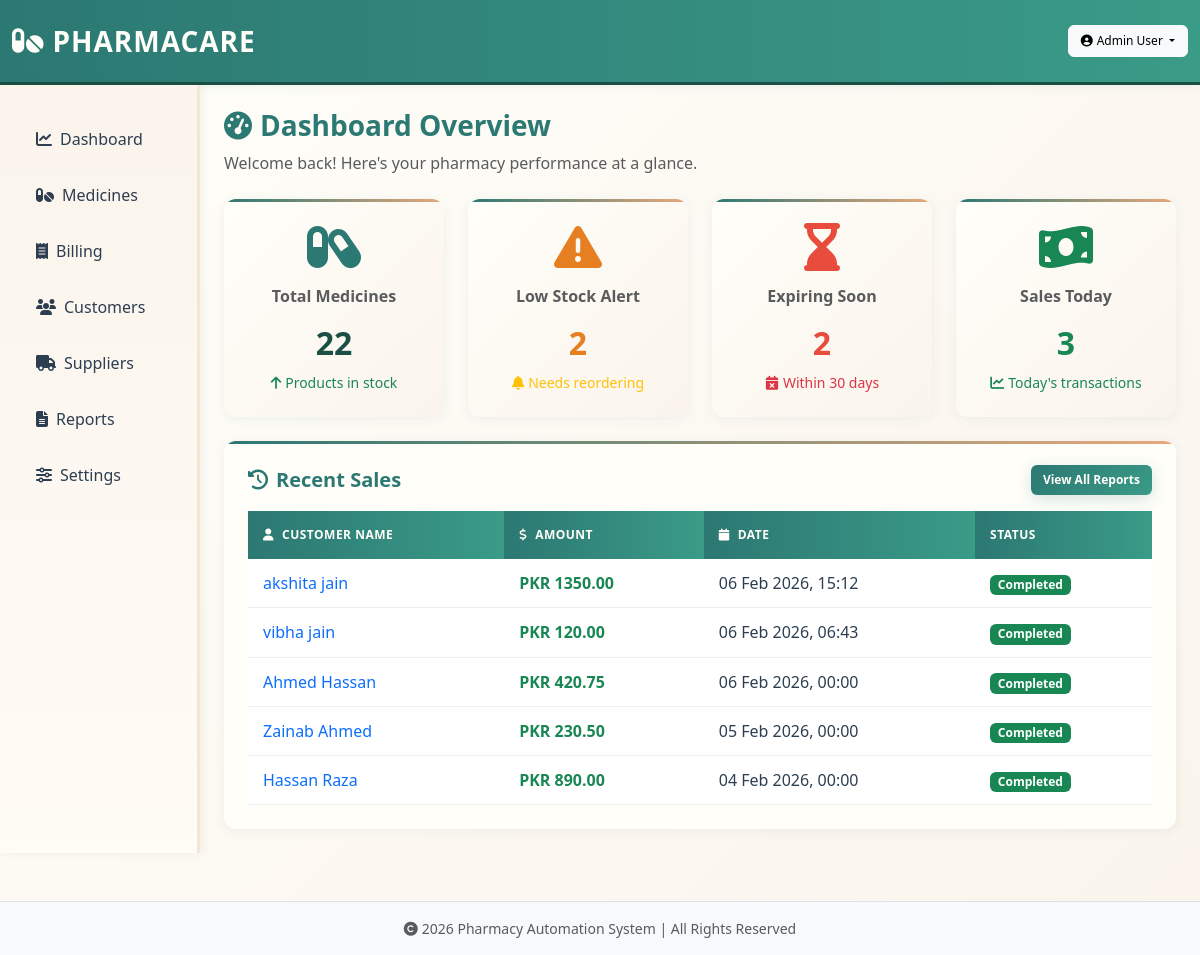
The page /dashboard (signed in) on the database its author committed.
### app.py (models this page shows)
class Sale(db.Model):
    id = db.Column(db.Integer, primary_key=True)
    customer_name = db.Column(db.String(200))
    total = db.Column(db.Float, default=0.0)
    date = db.Column(db.DateTime, default=datetime.utcnow)

### app.py (the view)
@app.route('/dashboard')
@login_required()
def dashboard():
    try:
        total_medicines = Medicine.query.count()
        low_stock = Medicine.query.filter(Medicine.quantity <= Medicine.reorder_level).count()
        today = datetime.utcnow().date()
        upcoming_expiry = Medicine.query.filter(
            Medicine.expiry_date <= today + timedelta(days=30)
        ).count()
        sales_today = Sale.query.filter(
            Sale.date >= datetime.combine(today, datetime.min.time())
        ).count()
        recent_sales = Sale.query.order_by(Sale.date.desc()).limit(5).all()
        return render_template('dashboard.html',
                             total_medicines=total_medicines,
                             low_stock=low_stock,
                             upcoming_expiry=upcoming_expiry,
                             sales_today=sales_today,
                             recent_sales=recent_sales)
    except Exception as e:
        flash(f'Dashboard error: {str(e)}', 'danger')
        return render_template('dashboard.html',
                             total_medicines=total_medicines,
                             low_stock=low_stock,
                             upcoming_expiry=upcoming_expiry,
                             sales_today=sales_today,
                             recent_sales=recent_sales)

### app.py (called while the page is built)
def login_required(role=None):
    def decorator(f):
        @wraps(f)
        def wrapped(*args, **kwargs):
            if 'user_id' not in session:
                flash('Please login first', 'warning')
                return redirect(url_for('login'))
            if role and session.get('role') not in role:
                flash('Access denied. Insufficient permissions.', 'danger')
                return redirect(url_for('dashboard'))
            return f(*args, **kwargs)
        return wrapped
    return decorator

@app.context_processor
def inject_logo():
    logo_path = None
    try:
        for f in os.listdir(IMG_DIR):
            if f.startswith('logo'):
                logo_path = os.path.join('static', 'images', f).replace('\\', '/')
                break
    except Exception:
        logo_path = None
    return dict(logo=logo_path)

### templates/dashboard.html (shortened to what this page needs)
{% extends 'base.html' %}
{% block content %}
<div class="mb-4">
  <h3><i class="fas fa-tachometer-alt me-2 text-teal"></i>Dashboard Overview</h3>
  <p class="text-muted">Welcome back! Here's your pharmacy performance at a glance.</p>
</div>
<div class="row g-4 mb-4">
  <div class="col-md-3">
    <div class="card p-4 text-center dashboard-card">
      <div class="card-icon mb-3">
        <i class="fas fa-capsules fa-3x text-teal"></i>
      </div>
      <h6 class="text-muted mb-2">Total Medicines</h6>
      <h3 class="fw-bold">{{ total_medicines }}</h3>
      <small class="text-success"><i class="fas fa-arrow-up me-1"></i>Products in stock</small>
    </div>
  </div>
  <div class="col-md-3">
    <div class="card p-4 text-center dashboard-card warning-card">
      <div class="card-icon mb-3">
        <i class="fas fa-exclamation-triangle fa-3x" style="color: #e67e22;"></i>
      </div>
      <h6 class="text-muted mb-2">Low Stock Alert</h6>
      <h3 class="fw-bold" style="color: #e67e22;">{{ low_stock }}</h3>
      <small class="text-warning"><i class="fas fa-bell me-1"></i>Needs reordering</small>
    </div>
  </div>
  <div class="col-md-3">
    <div class="card p-4 text-center dashboard-card danger-card">
      <div class="card-icon mb-3">
        <i class="fas fa-hourglass-end fa-3x" style="color: #e74c3c;"></i>
      </div>
      <h6 class="text-muted mb-2">Expiring Soon</h6>
      <h3 class="fw-bold" style="color: #e74c3c;">{{ upcoming_expiry }}</h3>
      <small class="text-danger"><i class="fas fa-calendar-times me-1"></i>Within 30 days</small>
    </div>
  </div>
  <div class="col-md-3">
    <div class="card p-4 text-center dashboard-card success-card">
      <div class="card-icon mb-3">
        <i class="fas fa-money-bill-wave fa-3x text-success"></i>
      </div>
      <h6 class="text-muted mb-2">Sales Today</h6>
      <h3 class="fw-bold text-success">{{ sales_today }}</h3>
      <small class="text-success"><i class="fas fa-chart-line me-1"></i>Today's transactions</small>
    </div>
  </div>
</div>
<div class="card p-4 mt-4">
  <div class="d-flex justify-content-between align-items-center mb-3">
    <h5 class="mb-0"><i class="fas fa-history me-2"></i>Recent Sales</h5>
    <a href="/reports" class="btn btn-sm btn-teal">View All Reports</a>
  </div>
  {% if recent_sales %}
  <div class="table-responsive">
    <table class="table table-hover mb-0">
      <thead>
        <tr>
          <th><i class="fas fa-user me-2"></i>Customer Name</th>
          <th><i class="fas fa-dollar-sign me-2"></i>Amount</th>
          <th><i class="fas fa-calendar me-2"></i>Date</th>
          <th>Status</th>
        </tr>
      </thead>
      <tbody>
        {% for s in recent_sales %}
        <tr class="sale-row">
          <td class="fw-500"><a href="/sale/{{ s.id }}" class="text-decoration-none">{{ s.customer_name }}</a></td>
          <td class="text-success fw-bold">PKR {{ '%.2f'|format(s.total) }}</td>
          <td>{{ s.date.strftime('%d %b %Y, %H:%M') }}</td>
          <td><span class="badge bg-success">Completed</span></td>
        </tr>
        {% endfor %}
      </tbody>
    </table>
  </div>
  {% else %}
  <div class="alert alert-info">
    <i class="fas fa-info-circle me-2"></i>No sales records yet. Start by adding medicines and customers.
  </div>
  {% endif %}
</div>
{% endblock %}

### static/css/style.css (style rules this page uses)
* { margin: 0; padding: 0; box-sizing: border-box; }
:root { --beige: #F5E6D3; --teal: #2C7873; --dark-teal: #1B4F45; --cream: #FFFEF9; --light-beige: #FAF4EC; --accent: #E8A87C; --text-dark: #2C3E50; --text-light: #7F8C8D; }
body { background: linear-gradient(135deg, #FFFEF9 0%, #FAF4EC 100%); color: var(--text-dark); font-family: 'Segoe UI', Tahoma, Geneva, Verdana, sans-serif; min-height: 100vh; }
.btn-teal, .btn-primary { background: linear-gradient(135deg, var(--teal) 0%, #3a9b87 100%); border: none; color: var(--cream); font-weight: 600; padding: 10px 25px; border-radius: 8px; transition: all 0.3s ease; box-shadow: 0 4px 15px rgba(44, 120, 115, 0.2); position: relative; overflow: hidden; }
.btn-teal::before, .btn-primary::before { content: ''; position: absolute; top: 50%; left: 50%; width: 0; height: 0; border-radius: 50%; background: rgba(255, 255, 255, 0.3); transform: translate(-50%, -50%); transition: width 0.6s, height 0.6s; }
.btn-sm { border-radius: 6px; font-size: 12px; padding: 6px 12px; }
.card { border: none; border-radius: 12px; background: var(--cream); box-shadow: 0 2px 12px rgba(44, 120, 115, 0.08); transition: all 0.4s cubic-bezier(0.175, 0.885, 0.32, 1.275); overflow: hidden; position: relative; animation: fadeInUp 0.6s ease-out; }
.card::before { content: ''; position: absolute; top: 0; left: 0; width: 100%; height: 3px; background: linear-gradient(90deg, var(--teal), var(--accent)); }
.card h6, .card h5, .card h4 { color: var(--teal); font-weight: 700; margin-bottom: 12px; }
.card h3 { color: var(--dark-teal); font-weight: 700; font-size: 32px; margin: 10px 0; }
.table { color: var(--text-dark); margin-bottom: 20px; border-collapse: collapse; }
.table thead th { background: linear-gradient(90deg, var(--teal) 0%, #3a9b87 100%); color: var(--cream); font-weight: 600; border: none; padding: 15px; text-transform: uppercase; font-size: 12px; letter-spacing: 0.5px; }
.table tbody tr { border-bottom: 1px solid #eee; transition: all 0.3s ease; }
.table tbody td { padding: 12px 15px; vertical-align: middle; color: var(--text-dark); }
.mt-4 { margin-top: 30px; }
h1, h2, h3, h4, h5, h6 { color: var(--teal); font-weight: 700; }
html { scroll-behavior: smooth; }
* { transition: background-color 0.3s ease, color 0.3s ease; }

### templates/dashboard.html (style rules this page uses)
.dashboard-card { border: none; border-radius: 12px; background: linear-gradient(135deg, #FFFEF9 0%, #FAF4EC 100%); transition: all 0.4s cubic-bezier(0.175, 0.885, 0.32, 1.275); }
.card-icon { animation: bounceIcon 2s infinite; }
.sale-row { animation: slideInLeft 0.5s ease-out forwards; }

### rows shown on the page
Sale: customer_name "akshita jain", total "1350.00", date "06 Feb 2026, 15:12"
Sale: customer_name "vibha jain", total "120.00", date "06 Feb 2026, 06:43"
Sale: customer_name "Ahmed Hassan", total "420.75", date "06 Feb 2026, 00:00"
Sale: customer_name "Zainab Ahmed", total "230.50", date "05 Feb 2026, 00:00"
Sale: customer_name "Hassan Raza", total "890.00", date "04 Feb 2026, 00:00"

### other values the page prints
{{ session.user_name }} "Admin User"
{{ total_medicines }} "22"
{{ low_stock }} "2"
{{ upcoming_expiry }} "2"
{{ sales_today }} "3"
